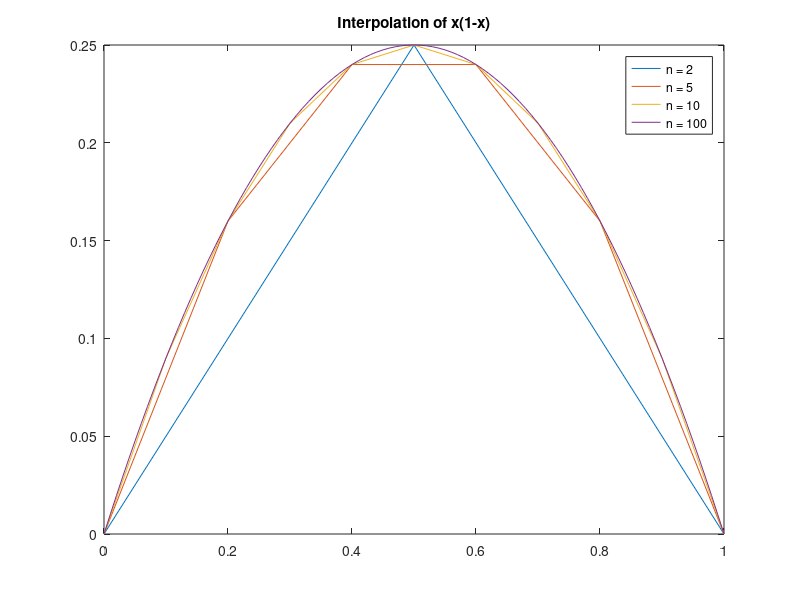

Write the MATLAB code that produced this figure.
clear all; close all;

f = @(x) x.*(1-x);
i = 0;
for n = [2 5 10] 
	i = i+1;
	x = linspace(0,1,n+1);
	
	j = 0;
	for k = 1:length(x)
		j = j+1;
		fInter(j) = f(x(k)) %.*hatfun(x,k,k); %It becomes one every time!
	end
	plot(x,fInter)
	hold on
end

x = linspace(0,1,101);
plot(x,f(x));

legend('n = 2', 'n = 5', 'n = 10', 'n = 100')
title('Interpolation of x(1-x)');